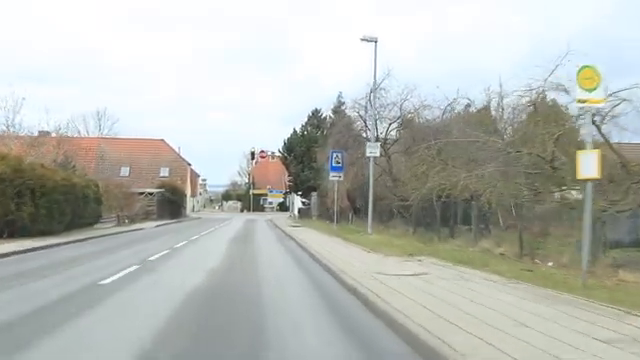
#> input picture frame 42 of StopSign.mp4, 640 x 360 px
$ python task.py
#> lines starting #> are read from the running program, lines starting #| are printed output that depends on the picture
import cv2
import numpy as np
#import csv
# Stop Sign Cascade Classifier xml
stop_sign = cv2.CascadeClassifier('stop_data.xml')

cap = cv2.VideoCapture("StopSign.mp4")
#cap = cv2.VideoCapture(0)

while cap.isOpened():
    _, img = cap.read()
#> img is the input picture: shape (360, 640, 3); mean B, G, R 180.6, 186.6, 183.2
    gray = cv2.cvtColor(img, cv2.COLOR_BGR2GRAY)
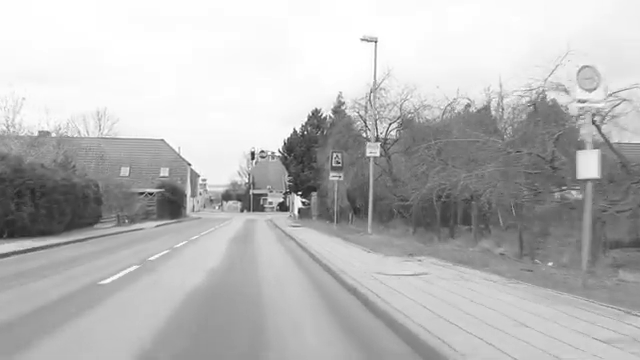
#> gray: shape (360, 640); min 28, max 255, mean 184.9
    stop_sign_scaled = stop_sign.detectMultiScale(gray, 1.3, 5)
#> stop_sign_scaled = ()

    '''#Detect the stop sign, x,y = origin points, w = width, h = height
    fh = open('demo.txt','w')
    for i in stop_sign_scaled:
        a = list(i)
        print(a,type(a))
        fh.write("\n" %a)
    fh.close()'''
    #file = open('g4g.csv', 'w+', newline ='')

    # writing the data into the file
    '''with file:

        write = csv.writer(file)
        write.writerows(stop_sign_scaled)'''

    # with open("rest.txt","w") as p:
    #     p.write("This is a test")
    # with open('test1.txt','w') as f:
    param_list = []
    param_list2 = []

    for (x,y,w,h) in stop_sign_scaled:
        # [8 lines of commented-out code are left out]
        stop_sign_rectangle = cv2.rectangle(img,(x,y),(x+w, y+h),(0,255,0),3)

        # Write "Stop sign" on the bottom of the rectangle
        stop_sign_text = cv2.putText(img=stop_sign_rectangle,
                                        text="Stop Sign",
                                        org=(x, y+h+30),
                                        fontFace=cv2.FONT_HERSHEY_SIMPLEX,
                                        fontScale=1, color=(0,0,255),
                                        thickness=1,lineType=cv2.LINE_4)
        # [4 lines of commented-out code are left out]

        param_list.append([x,y,w,h])
#> this loop made 0 passes
#> after the loop, param_list = []
        # [26 lines of commented-out code are left out]
    cv2.imshow("img", img)
    key = cv2.waitKey(10)
#> (key q is pressed here)
    # [5 lines of commented-out code are left out]
with open("t.txt","w+") as y:
        y.write(str(param_list))
    # [5 lines of commented-out code are left out]
cv2.destroyAllWindows()

$ run again, starting later in the video
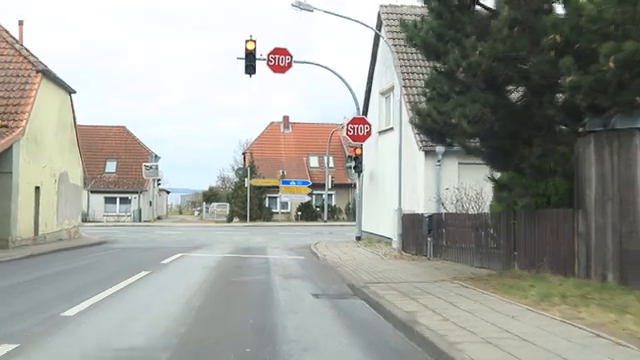
#> input picture frame 192 of StopSign.mp4, 640 x 360 px
#> img is the input picture: shape (360, 640, 3); mean B, G, R 152.7, 159.3, 157.5
#> `gray = cv2.cvtColor(img, cv2.COLOR_BGR2GRAY)`:
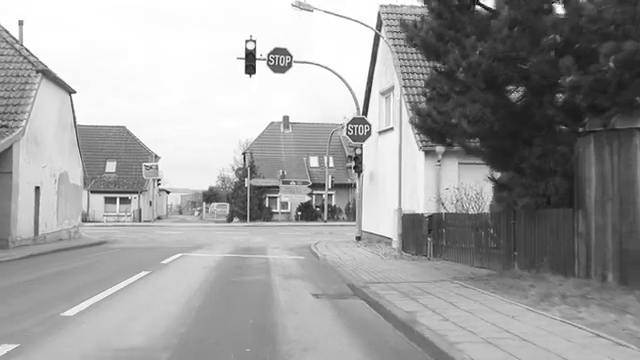
#> gray: shape (360, 640); min 0, max 255, mean 158
#> stop_sign_scaled = [[339, 111, 38, 38]]
#> the loop `for (x,y,w,h) in stop_sign_scaled: #param_list.append([x,y,w,h]) #f.wr..` made 1 pass

$ run again, starting later in the video
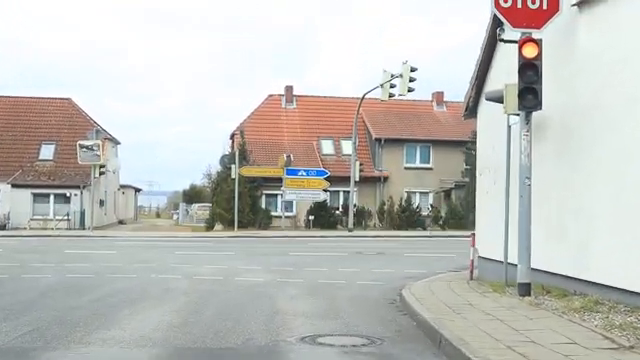
#> input picture frame 341 of StopSign.mp4, 640 x 360 px
#> img is the input picture: shape (360, 640, 3); mean B, G, R 189.2, 193.6, 193.1
#> `gray = cv2.cvtColor(img, cv2.COLOR_BGR2GRAY)`:
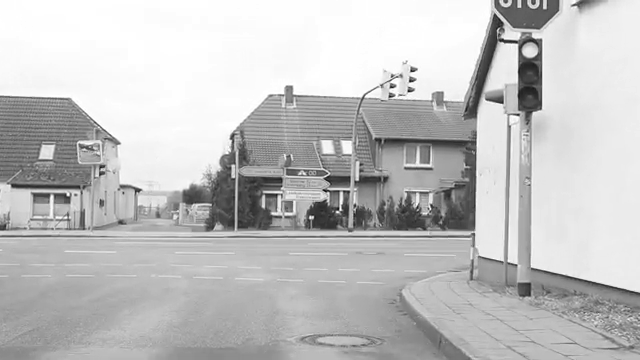
#> gray: shape (360, 640); min 11, max 255, mean 192.9
#> stop_sign_scaled = ()
#> after the loop `for (x,y,w,h) in stop_sign_scaled:`: param_list = []
